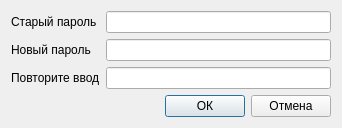
<?xml version="1.0" encoding="UTF-8"?>
<ui version="4.0">
 <class>PassChangeDialog</class>
 <widget class="QDialog" name="PassChangeDialog">
  <property name="geometry">
   <rect>
    <x>0</x>
    <y>0</y>
    <width>342</width>
    <height>121</height>
   </rect>
  </property>
  <property name="windowTitle">
   <string>Изменение пароля</string>
  </property>
  <layout class="QGridLayout" name="gridLayout">
   <item row="0" column="0" colspan="3">
    <layout class="QFormLayout" name="formLayout">
     <item row="0" column="0">
      <widget class="QLabel" name="label">
       <property name="text">
        <string>Старый пароль</string>
       </property>
      </widget>
     </item>
     <item row="0" column="1">
      <widget class="QLineEdit" name="eOld">
       <property name="echoMode">
        <enum>QLineEdit::Password</enum>
       </property>
      </widget>
     </item>
     <item row="1" column="0">
      <widget class="QLabel" name="label_2">
       <property name="text">
        <string>Новый пароль</string>
       </property>
      </widget>
     </item>
     <item row="1" column="1">
      <widget class="QLineEdit" name="eNew">
       <property name="echoMode">
        <enum>QLineEdit::Password</enum>
       </property>
      </widget>
     </item>
     <item row="2" column="0">
      <widget class="QLabel" name="label_3">
       <property name="text">
        <string>Повторите ввод</string>
       </property>
      </widget>
     </item>
     <item row="2" column="1">
      <widget class="QLineEdit" name="eConfirm">
       <property name="echoMode">
        <enum>QLineEdit::Password</enum>
       </property>
      </widget>
     </item>
    </layout>
   </item>
   <item row="1" column="1">
    <widget class="QPushButton" name="bOk">
     <property name="text">
      <string>ОК</string>
     </property>
     <property name="default">
      <bool>true</bool>
     </property>
    </widget>
   </item>
   <item row="1" column="2">
    <widget class="QPushButton" name="bCancel">
     <property name="text">
      <string>Отмена</string>
     </property>
    </widget>
   </item>
   <item row="1" column="0">
    <spacer name="horizontalSpacer">
     <property name="orientation">
      <enum>Qt::Horizontal</enum>
     </property>
     <property name="sizeHint" stdset="0">
      <size>
       <width>40</width>
       <height>20</height>
      </size>
     </property>
    </spacer>
   </item>
  </layout>
 </widget>
 <layoutdefault spacing="6" margin="11"/>
 <resources/>
 <connections>
  <connection>
   <sender>bOk</sender>
   <signal>clicked()</signal>
   <receiver>PassChangeDialog</receiver>
   <slot>accept()</slot>
   <hints>
    <hint type="sourcelabel">
     <x>281</x>
     <y>276</y>
    </hint>
    <hint type="destinationlabel">
     <x>290</x>
     <y>213</y>
    </hint>
   </hints>
  </connection>
  <connection>
   <sender>bCancel</sender>
   <signal>clicked()</signal>
   <receiver>PassChangeDialog</receiver>
   <slot>reject()</slot>
   <hints>
    <hint type="sourcelabel">
     <x>340</x>
     <y>286</y>
    </hint>
    <hint type="destinationlabel">
     <x>361</x>
     <y>248</y>
    </hint>
   </hints>
  </connection>
 </connections>
</ui>
